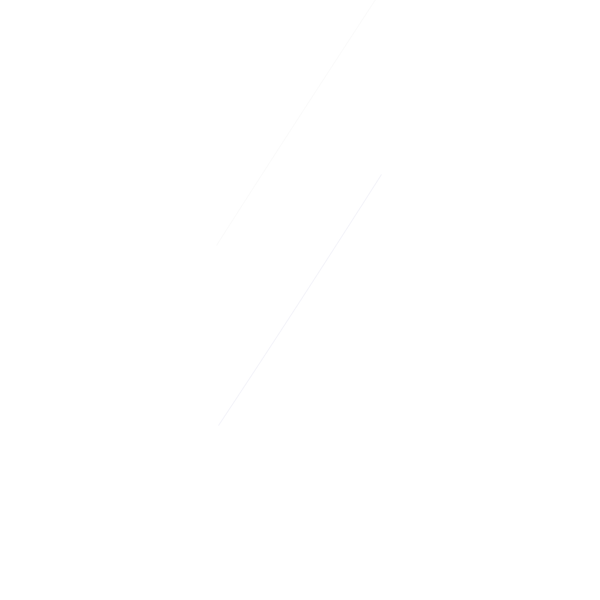
Frame 1 (no input)
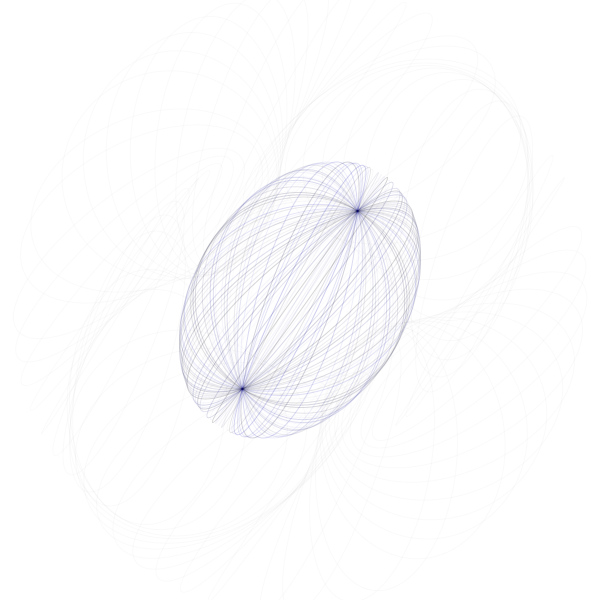
Frame 60 (the mouse pressed at the canvas centre just before this capture)
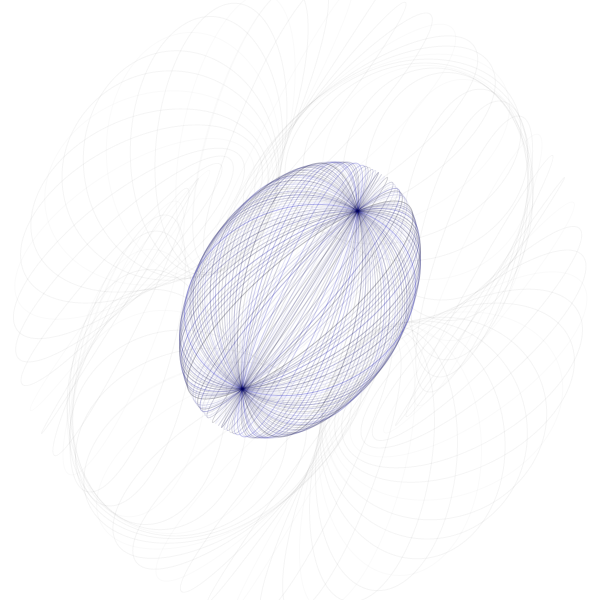
Frame 120 (the mouse held since frame 60 and released just before this capture)

The Processing sketch that drew these frames (run headless with seeded random() and noise(); from frame 60 on, the mouse is pressed at the canvas centre):

// Processing sketch: processing_167597
// ── processing_167597.pde

float x, y;
float angle = 0;

void setup() {
  size(600, 600);
  background(255);
}

void draw() {

  x= 300 * sin(angle);
  y= 300 * cos(angle); 

  //angle = angle +1 ; (same below line)
  //everytime +1 = angle ++;
  angle += 10;

  stroke(0, 25);
  noFill();
  translate(width/2, height/2);
  rotate(angle);
  stroke(random(0),0,random(200),random(50));
  ellipse(0, 0, x, y);
  
  stroke(0, 5);
  ellipse(100, 150, x, y);

}

void keyPressed() {
  if (key == 'q') {
    endRecord();
    exit();
  }
}
